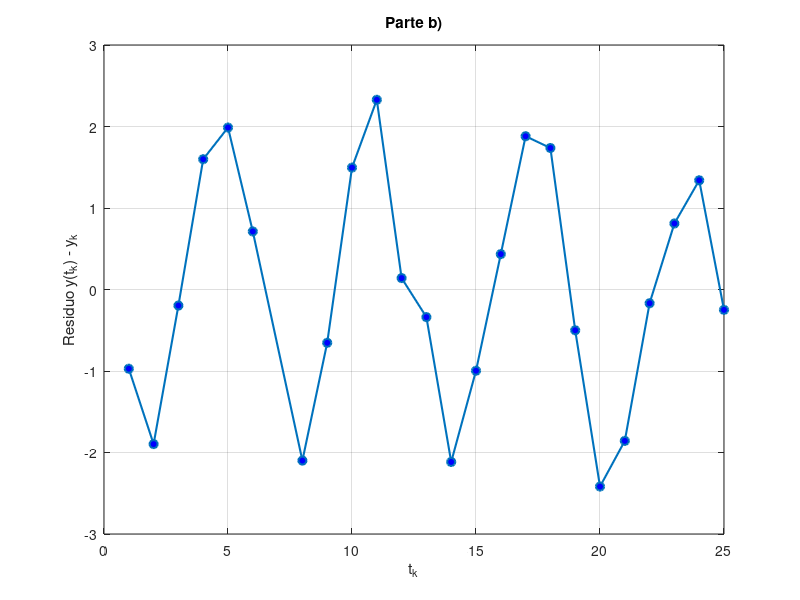

The MATLAB source for this figure:
t = (1:25)';
y = [ 5.0291 6.5099 5.3666 4.1272 4.2948 ...
      6.1261 12.5140 10.0502 9.1614 7.5677 ...
      7.2920 10.0357 11.0708 13.4045 12.8415 ...
      11.9666 11.0765 11.7774 14.5701 17.0440 ...
      17.0398 15.9069 15.4850 15.5112 17.6572]';

%Descartar el valor atípico k = 7
id = [1:6, 8:25]';
t_filtrado = t(id);
y_filtrado = y(id);
A = [ones(size(t_filtrado)), t_filtrado];

%(A' * A) * beta = A' * y
AtA = A' * A;
Aty = A' * y_filtrado;
beta = AtA \ Aty;

y_tk = A * beta;
r = y_tk - y_filtrado;

figure;
plot(t_filtrado, r, 'o-', 'LineWidth', 1.5, 'MarkerFaceColor', 'b');
grid on;
xlabel('t_k');
ylabel('Residuo y(t_k) - y_k');
title('Parte b)');
